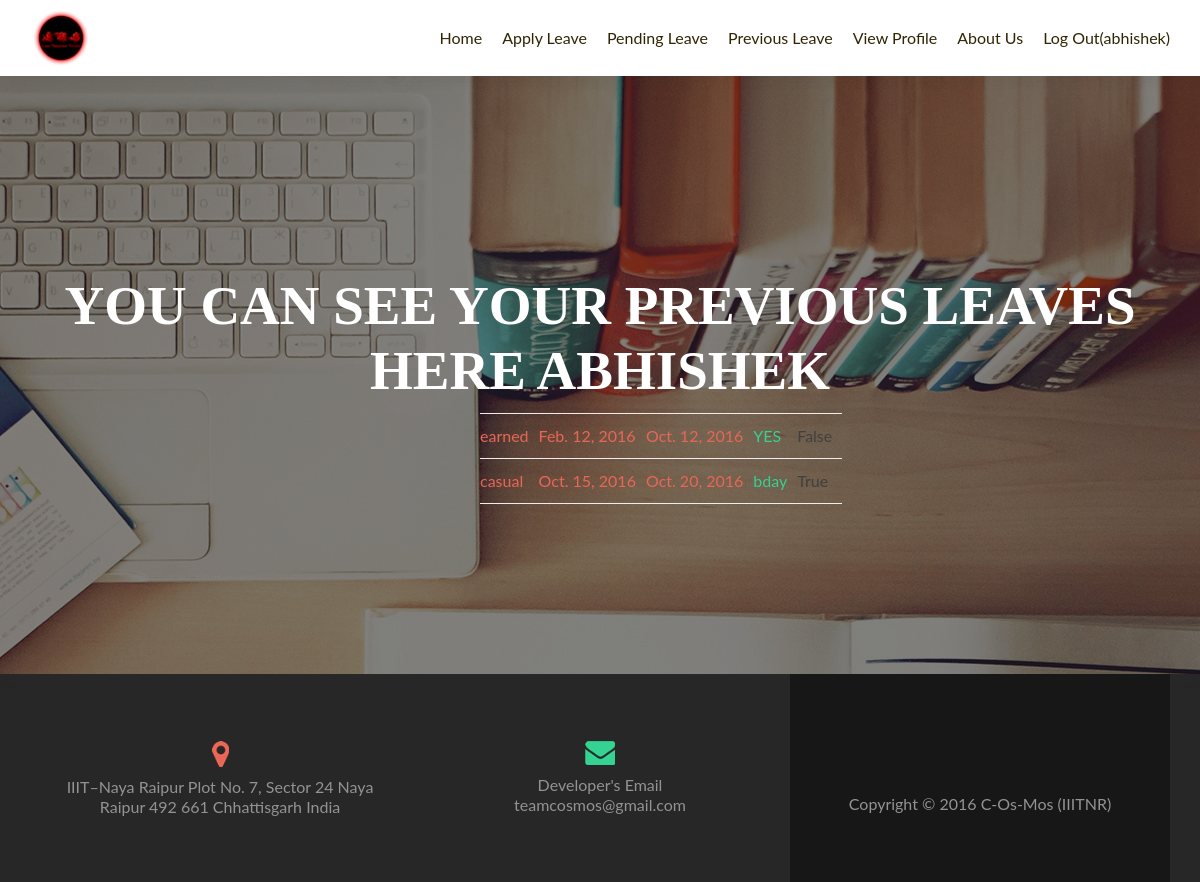
/previousleaves (signed in), run on the app's committed database.
### app/models.py (models this page shows, shortened)
class Leave_Status(models.Model):
    leave_choices = [('medical',"Medical Leave"),('earned',"Earned Leave"),('casual',"Casual Leave"),('holiday',"Restricted Holiday Leave"),('study',"Study Leave")]
    user= models.TextField(blank=True)
    type = models.CharField(choices = leave_choices,max_length = 7,default = 'earned')
    start_date = models.DateField()
    end_date = models.DateField()
    suggested = models.CharField(max_length = 50)
    status = models.BooleanField(default=False)

### app/views.py (the view)
# urls.py: url(r'^previousleaves$',app.views.previousleave,name = "previousleave"),
@login_required(login_url='/')
def previousleave(request):
    if request.method == 'GET':
        leaves = Leave_Status.objects.filter(user = request.user.get_username())
    return render(request,'app/previousleave.html',{'leaves' : leaves})

### app/templates/app/previousleave.html (shortened to what this page needs)
﻿<html style="overflow : hidden">
    <head>
        {%load staticfiles%}
        <link rel="stylesheet" type="text/css" href="{%static 'app/content/admin-bar.min.css'%}">
        <link rel="stylesheet" type="text/css" href="{%static 'app/content/css'%}">
        <link rel="stylesheet" type="text/css" href="{%static 'app/content/css(1)'%}">
        <link rel="stylesheet" type="text/css" href="{%static 'app/content/css(2)'%}">
        <link rel="stylesheet" type="text/css" href="{%static 'app/content/css(3)'%}">
        <link rel="stylesheet" type="text/css" href="{%static 'app/content/css(4)'%}">
        <link rel="stylesheet" type="text/css" href="{%static 'app/content/bootstrap.css'%}">
        <link rel="stylesheet" type="text/css" href="{%static 'app/content/css(5)'%}">
        <link rel="stylesheet" type="text/css" href="{%static 'app/content/dashicons.min.css'%}">
        <link rel="stylesheet" type="text/css" href="{%static 'app/content/font-awesome.min.css'%}">
        <link rel="stylesheet" type="text/css" href="{%static 'app/content/front(1).css'%}">
        <link rel="stylesheet" type="text/css" href="{%static 'app/content/front.css'%}">
        <link rel="stylesheet" type="text/css" href="{%static 'app/content/pixeden-icons.css'%}">
        <link rel="stylesheet" type="text/css" href="{%static 'app/content/responsive.css'%}">
        <link rel="stylesheet" type="text/css" href="{%static 'app/content/share-svg.css'%}">
        <link rel="stylesheet" type="text/css" href="{%static 'app/content/style(1).css'%}">
        <link rel="stylesheet" type="text/css" href="{%static 'app/content/style.css'%}">
    </head>
<body class="home blog logged-in admin-bar custom-background  customize-support">
<div id="mobilebgfix">
	<div class="mobile-bg-fix-whole-site">
    <header id="home" class="header" style="min-height: 111px;">
	<div id="main-nav" class="navbar navbar-inverse bs-docs-nav fixed" role="banner" style="min-height: 76px;">
		<div class="container">
			<div class="navbar-header responsive-logo">
				<a href="/" class="navbar-brand"><img src="{%static 'app/lms.png'%}" alt="LMS"></a>
			</div>
			<nav class="navbar-collapse bs-navbar-collapse collapse" role="navigation" id="site-navigation">
				<ul id="menu-navigation" class="nav navbar-nav navbar-right responsive-nav main-nav-list">
                <li id="menu-item-919" class="menu-item menu-item-type-custom menu-item-object-custom current-menu-item current_page_item menu-item-home menu-item-919"><a href="{%url 'index'%}">Home</a></li>
                <li id="menu-item-60" class="menu-item menu-item-type-taxonomy menu-item-object-category menu-item-60"><a href="{% url "applyleave"%}">Apply Leave</a></li>
                <li id="menu-item-60" class="menu-item menu-item-type-taxonomy menu-item-object-category menu-item-60"><a href="{% url "pendingleave"%}">Pending Leave</a></li>
                <li id="menu-item-60" class="menu-item menu-item-type-taxonomy menu-item-object-category menu-item-60"><a href="{% url "previousleave"%}">Previous Leave</a></li>
                <li id="menu-item-60" class="menu-item menu-item-type-taxonomy menu-item-object-category menu-item-60"><a href="{% url "index"%}#team">View Profile</a></li>
                <li id="menu-item-60" class="menu-item menu-item-type-taxonomy menu-item-object-category menu-item-60"><a href="#footer">About Us</a></li>
                <li id="menu-item-60" class="menu-item menu-item-type-taxonomy menu-item-object-category menu-item-60"><a href="{%url 'logout'%}">Log Out({{request.user.username}})</a></li>
                </ul>
            </nav>
		</div>
	</div>
   <div class="header-content-wrap">
       <h2 class="intro-text">You can see your Previous Leaves Here {{ user.username }} </h2>
        <div style="padding-left:480px">
        <table style="width:auto;">
            {% for leave in leaves %}
            <tr>
                <td class="red-text">
                    {{leave.type}}
                </td>
                <td class="red-text">
                    {{leave.start_date}}
                </td>
                <td class="red-text">
                    {{leave.end_date}}
                </td>
                <td class="green-text">
                    {{leave.suggested}}
                </td>
                <td>
                    {{leave.status}}
                </td>
            </tr>
            {% endfor %}
            </table>
        </div>
</header>
<footer id="footer" role="contentinfo">
    <div class="container">
        <div class="col-md-4 company-details">
        <div class="icon-top red-text">
            <img src="{% static 'app/map.png' %}" alt="">
        </div>
        <div class="zerif-footer-address">IIIT–Naya Raipur Plot No. 7,
        Sector 24 Naya Raipur 492 661
        Chhattisgarh India
            </div>
        </div>
    <div class="col-md-4 company-details">
        <div class="icon-top green-text">
            <img src="{% static 'app/envelope.png' %}" alt="">
        </div>
        <div class="zerif-footer-email">
        <a href="mailto:editor@iiitnrantardhwani.org.in">Developer's Email</a><br>teamcosmos@gmail.com
        </div>
    </div>
    <div class="col-md-4 copyright">
        <ul class="social">
        <li><a href=""><i class="fa fa-facebook"></i></a></li>
        <li><a href=""><i class="fa fa-twitter"></i></a></li>
        <li><a href=""><i class="fa fa-instagram"></i></a></li></ul>
        <p id="zerif">Copyright © 2016 C-Os-Mos (IIITNR)</p>
    </div>
</div>
</footer>
</div>
</div>
    <div id="ascrail2000" class="nicescroll-rails nicescroll-rails-vr" style="width: 8px; z-index: auto; cursor: default; position: fixed; top: 0px; height: 100%; right: 0px; display: block; opacity: 1;">
    </div>
</body></html>

### app/static/app/content/style(1).css (style rules this page uses)
body { font-family: 'Roboto', sans-serif !important; font-size: 14px; color: #808080; font-weight: normal; line-height: 25px; text-align: center; }
.navbar-inverse .navbar-nav > li > a { color: #302404 !important; }
#footer { background: #3B5C6C none repeat scroll 0% 0%; }
.copyright { padding-top: 68px; padding-bottom: 68px; background: #2C4754 none repeat scroll 0% 0%; }
.company-details { color: #F5F5F5; padding-top: 67px; padding-bottom: 67px; }
.social li a { color: #E1E1E1; font-size: 18px; }

### data on the page
Leave_Status: type "earned", start_date "Feb. 12, 2016", end_date "Oct. 12, 2016", suggested "YES", status "False"
Leave_Status: type "casual", start_date "Oct. 15, 2016", end_date "Oct. 20, 2016", suggested "bday", status "True"

### other printed values
{{ request.user.username }} "abhishek"
{{ user.username }} "ABHISHEK"
